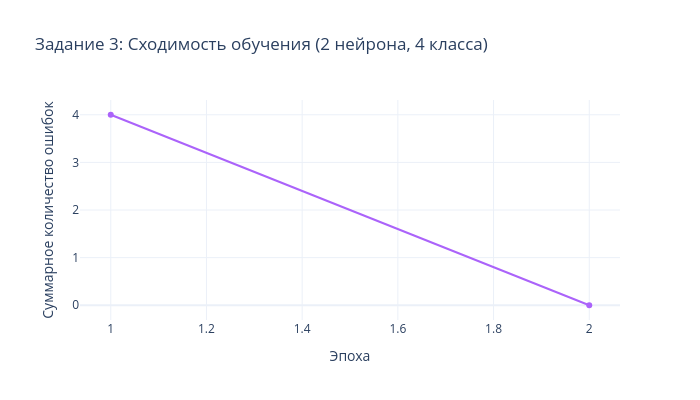

Source (notebook cell):
### Markdown cell above
### Сходимость обучения (4 класса)

### Code cell
fig_conv4 = go.Figure()
fig_conv4.add_trace(go.Scatter(
    x=list(range(1, len(perc4.errors_per_epoch) + 1)),
    y=perc4.errors_per_epoch,
    mode='lines+markers',
    marker=dict(size=6, color='#AB63FA'),
    line=dict(width=2, color='#AB63FA'),
    name='Ошибки (оба нейрона)'
))
fig_conv4.update_layout(
    title='Задание 3: Сходимость обучения (2 нейрона, 4 класса)',
    xaxis_title='Эпоха',
    yaxis_title='Суммарное количество ошибок',
    template='plotly_white',
    width=700, height=400
)
fig_conv4.write_html('outputs/task3_convergence.html')
fig_conv4.show()

### Figure 1 — Plotly figure (JSON) as saved in the notebook; plotly's stock layout.template omitted (floating-point values rounded to 4 significant figures)
{"data": [{"line": {"color": "#AB63FA", "width": 2}, "marker": {"color": "#AB63FA", "size": 6}, "mode": "lines+markers", "name": "Ошибки (оба нейрона)", "type": "scatter", "x": [1, 2], "y": [4, 0]}], "layout": {"height": 400, "title": {"text": "Задание 3: Сходимость обучения (2 нейрона, 4 класса)"}, "width": 700, "xaxis": {"title": {"text": "Эпоха"}}, "yaxis": {"title": {"text": "Суммарное количество ошибок"}}}}
